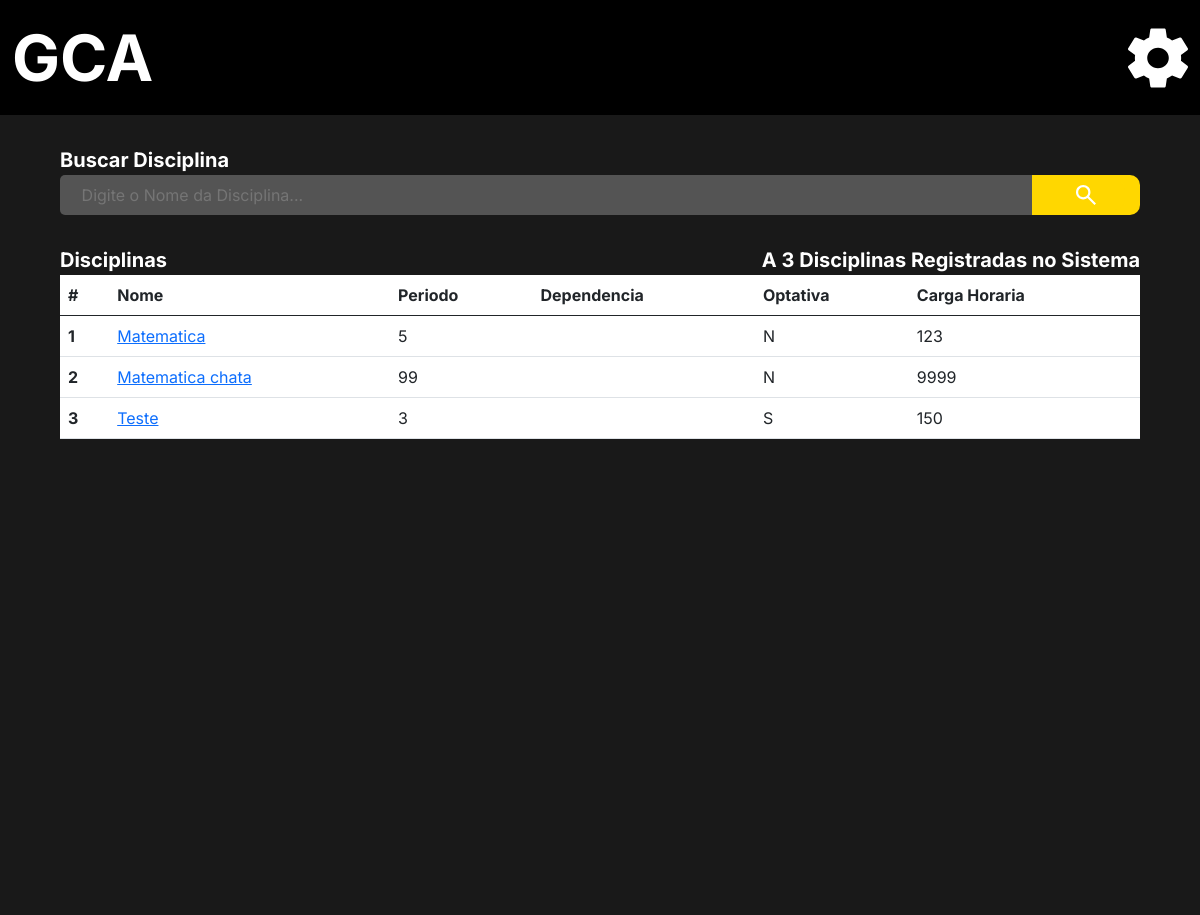
Screenshot of /adm/list_subjects/ (signed in) with the database file from the repository.
### administrador/models.py (models this page shows, shortened)
class Disciplina (models.Model):
    OPTATIVA = (
        ("S", "Sim"),
        ("N", "Não"),
    )
    STATUS = (
        ("Cursando", "Cursando"),
        ("Aprovado", "Aprovado"),
        ("Espera", "Espera")
    )
    nome = models.CharField(("Nome da Disciplina"), max_length=150, null=False)
    perido = models.IntegerField(("Periodo da disciplina"))
    carga_horaria = models.IntegerField(("Carga Horaria"))
    optativa = models.CharField(("Opitativa"), choices=OPTATIVA, blank=False, null=False,max_length=20)
    dependencia = models.ManyToManyField("self", verbose_name=("Dependencias"), blank=True, default='Sem Dependencia')
    aberto = models.BooleanField(("Aberto"), default='False')
    status = models.CharField('Status', choices=STATUS, max_length=20, default="Cursando")
    data_final = models.DateField(("Data Final"), blank=True, null=True,auto_now=False, auto_now_add=False)
    pedagogo = models.ForeignKey (User, verbose_name=("pedagogo"), on_delete=models.CASCADE, related_name='pedagogo', blank=True, null=True)
    banca_de_professores = models.ManyToManyField(User, verbose_name=("Banca de professores"), related_name='professores', blank=True, null=True)
    verbose_name = 'Disciplina'
    verbose_name_plural = 'Disciplinas'

### administrador/views.py (the view)
# urls.py: path('adm/list_subjects/',  lista_Disciplinas, name = 'lista_disciplinas'),
@login_required(login_url='/user/login/')
def lista_Disciplinas(request):
    if request.user.is_superuser == True:
        lista_de_disciplinas = Disciplina.objects.all()
        len_disciplinas = len(Disciplina.objects.all())
        return render(request, 'disciplina_lista.html', {'disciplina' : lista_de_disciplinas,
                                                         'len': len_disciplinas})
    else:
        return redirect ('http://127.0.0.1:8000/',{})

### administrador/templates/disciplina_lista.html (shortened to what this page needs)
{% extends 'base.admin.html' %}
{% load static %}
{% block import_title_css %}
    <link href="https://cdn.jsdelivr.net/npm/bootstrap@5.0.2/dist/css/bootstrap.min.css" rel="stylesheet">
    <link rel="stylesheet" href="{% static 'css/lista_cursos.css' %}">
{% endblock %}
{% block main %}
<div class="main">
    <div class="search_box">
        <form action=""  method="">
            <div>
                <label for="search_box">Buscar Disciplina</label>
            </div>
            <div class="search_bar">
                <input type="text" id="search_box" name="search_box" placeholder="Digite o Nome da Disciplina...">
                <button class="enviar_botao" type="submit">
                    <img class="lupa" src="{% static 'icons/search_thing.svg' %}" alt="">
                </button>
            </div>
        </form>
    </div>
    <div class="center">
        <div class="two_lables">
            <div>
                <p class="label_title">Disciplinas</p>
                {% if len > 1 %}
                    <p class="label_title">A {{len}} Disciplinas Registradas no Sistema</p>
                {% elif len == 1  %}
                    <p class="label_title">A {{len}} Disciplina Registrada no Sistema</p>
                {% else %}
                    <p class="label_title">A {{len}} Disciplinas Registradas no Sistema</p>
                {% endif %}
            </div>
        </div>
    </div>
    <div class="center_2">
        <div class="list">
            <table class="table">
                <thead>
                  <tr>
                    <th scope="col">#</th>
                    <th scope="col">Nome</th>
                    <th scope="col">Periodo</th>
                    <th scope="col">Dependencia</th>
                    <th scope="col">Optativa</th>
                    <th scope="col">Carga Horaria</th>
                  </tr>
                </thead>
                <tbody>
                    {% for dados in disciplina %}
                        <tr>
                            <th scope="row"> {{dados.id}} </th>
                            <td><a class="" href="{% url 'disciplina' dados.id %}">{{dados.nome}} </a></td>
                            <td>{{dados.perido}}</td>
                            <td>
                            </td>
                            <td>{{dados.optativa}}</td>
                            <td>{{dados.carga_horaria}}</td>
                        </tr>
                    {% endfor %}
                </tbody>
              </table>
        </div>
    </div>
</div>
{% endblock %}

### static/css/base.css (style rules this page uses)
* { margin: 0%; padding: 0%; border: 0%; font-family: inter; text-decoration: none; }
a { text-decoration: none; }

### static/css/modal_menu.css (style rules this page uses)
p { margin-bottom: 0px !important; }

### administrador/static/css/lista_cursos.css (style rules this page uses)
.main { background-color: #191919; min-height: 100vh; max-height: calc(max-content + 100px); border: none; }
form { padding-top: 30px; display: flex; flex-direction: column; justify-content: center; align-items: center; }
.search_bar { display: flex; justify-content: left; }
#search_box { border: none; border-radius: 5px 0px 0px 5px; }
.search_box div { width: 90%; }
.search_bar input { width: 90%; padding-left: 2%; background-color: #545454; color: #9B9B9B; outline: none; }
form div label { font-size: 20px; color: white; font-weight: bold; }
.lupa { z-index: 0; background-color: #FFD700; padding: 5px 15px 5px 15px; border-radius: 0px 10px 10px 0px; cursor: pointer; width: 126px; height: 30px; }
.enviar_botao { width: 10%; background-color: #FFD700; padding: 5px 15px 5px 15px; border-radius: 0px 10px 10px 0px; border: none; cursor: pointer; display: flex; align-content: center; overflow: hidden; justify-content: center; }
.center { padding-top: 30px; display: flex; flex-direction: column; justify-content: center; align-items: center; }
.two_lables { width: 90%; }
.two_lables div { display: flex; justify-content: space-between; }
.two_lables p { text-align: center; color: white; font-size: 20px; font-weight: bold; }
.center_2 { padding-left: 5%; padding-Right: 5%; padding-bottom: 5%; }
.table { width: 100%; background-color: white; }

### rows the page displays
Disciplina: id "1", nome "Matematica", perido "5", optativa "N", carga_horaria "123"
Disciplina: id "2", nome "Matematica chata", perido "99", optativa "N", carga_horaria "9999"
Disciplina: id "3", nome "Teste", perido "3", optativa "S", carga_horaria "150"

### other values shown
{{ len }} "3"
